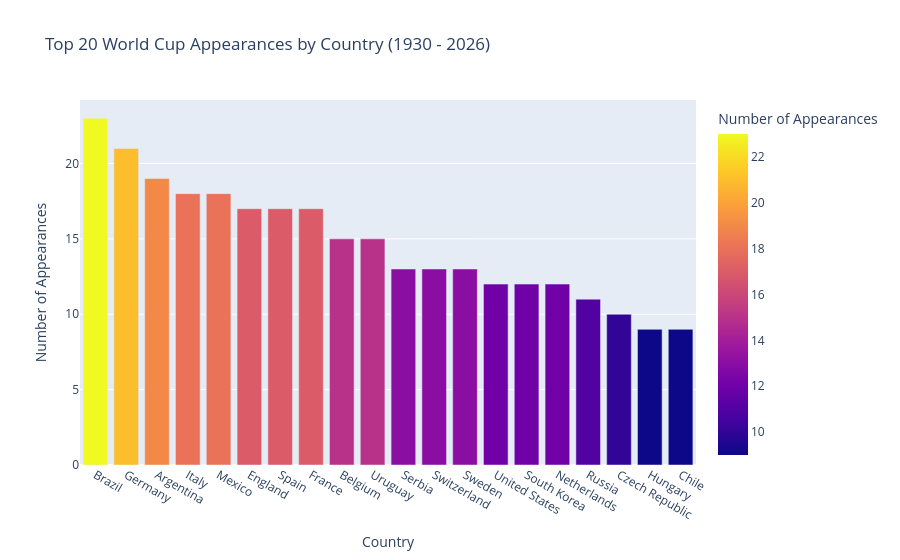

Source (notebook cell):
### Code cell
# create a dataframe of all teams that have participated in the FIFA World Cup, along with the year of participation
teams = pd.concat([
    results_clean_df[world_cup_mask][['year', 'home_team']].rename(columns={'home_team': 'team'}),
    results_clean_df[world_cup_mask][['year', 'away_team']].rename(columns={'away_team': 'team'})
])

# print(teams.head())

# create a dataframe of the number of appearances for each team in the FIFA World Cup
world_cup_appearances = (
    teams.groupby('team')['year']
         .nunique()
         .reset_index(name='appearances')
         .sort_values(by='appearances', ascending=False)
         .reset_index(drop=True)
)

# print(teams['year'].max())

world_cup_appearances_plot = px.bar(world_cup_appearances.head(20), x='team', y='appearances', title='Top 20 World Cup Appearances by Country (1930 - 2026)', labels={'team': 'Country', 'appearances': 'Number of Appearances'}, color='appearances')

# print("Total World Cup Teams:", teams['team'].nunique())

# print(world_cup_appearances.sort_values(by='team').to_string())


world_cup_appearances_plot.show(config=config)
world_cup_appearances_plot.write_html(f"{FINAL_PLOT_DIR}/world_cup_appearances.html")

### Figure 1 — Plotly figure (JSON) as saved in the notebook; plotly's stock layout.template omitted (floating-point values rounded to 4 significant figures)
{"data": [{"hovertemplate": "Country=%{x}<br>Number of Appearances=%{marker.color}<extra></extra>", "legendgroup": "", "marker": {"color": [23, 21, 19, 18, 18, 17, 17, 17, 15, 15, 13, 13, 13, 12, 12, 12, 11, 10, 9, 9], "coloraxis": "coloraxis", "pattern": {"shape": ""}}, "name": "", "orientation": "v", "showlegend": false, "textposition": "auto", "type": "bar", "x": ["Brazil", "Germany", "Argentina", "Italy", "Mexico", "England", "Spain", "France", "Belgium", "Uruguay", "Serbia", "Switzerland", "Sweden", "United States", "South Korea", "Netherlands", "Russia", "Czech Republic", "Hungary", "Chile"], "xaxis": "x", "y": [23, 21, 19, 18, 18, 17, 17, 17, 15, 15, 13, 13, 13, 12, 12, 12, 11, 10, 9, 9], "yaxis": "y"}], "layout": {"barmode": "relative", "coloraxis": {"colorbar": {"title": {"text": "Number of Appearances"}}, "colorscale": [[0, "#0d0887"], [0.1111, "#46039f"], [0.2222, "#7201a8"], [0.3333, "#9c179e"], [0.4444, "#bd3786"], [0.5556, "#d8576b"], [0.6667, "#ed7953"], [0.7778, "#fb9f3a"], [0.8889, "#fdca26"], [1, "#f0f921"]]}, "legend": {"tracegroupgap": 0}, "title": {"text": "Top 20 World Cup Appearances by Country (1930 - 2026)"}, "xaxis": {"anchor": "y", "domain": [0, 1], "title": {"text": "Country"}}, "yaxis": {"anchor": "x", "domain": [0, 1], "title": {"text": "Number of Appearances"}}}}
